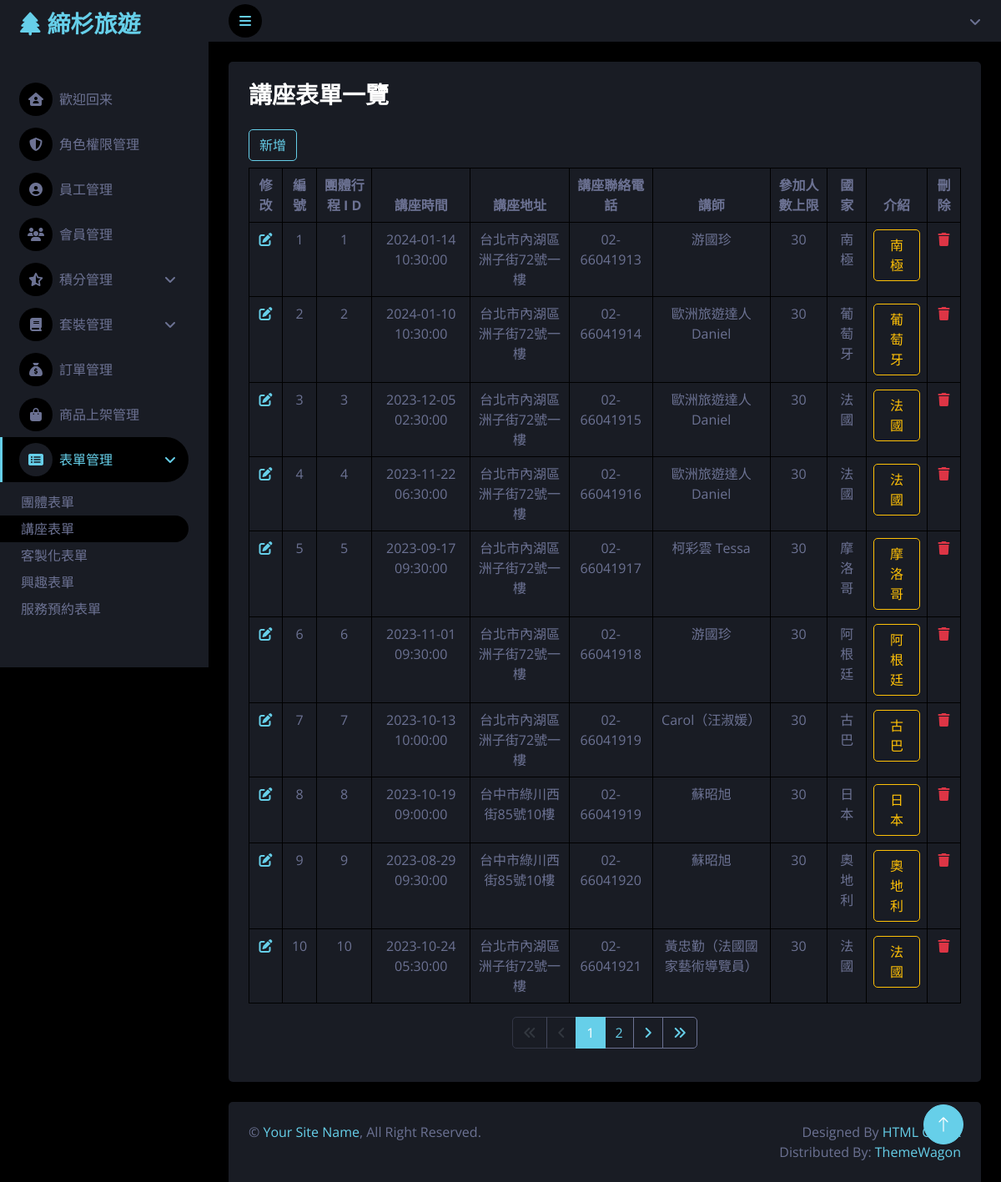
The app's page /speech_form/speech_list.php with its own data.
### tables this page shows
CREATE TABLE `speech_list` (
  `sid` int(10) NOT NULL COMMENT '起頭序號',
  `group_id` varchar(4) NOT NULL COMMENT '團體行程ID',
  `speechtime` timestamp NOT NULL DEFAULT current_timestamp() ON UPDATE current_timestamp() COMMENT '講座時間',
  `speechplace` varchar(40) NOT NULL COMMENT '講座地點',
  `speechtell` varchar(15) NOT NULL COMMENT '電話',
  `speechname` varchar(15) NOT NULL COMMENT '講師',
  `speechpeoplelimit` varchar(4) NOT NULL COMMENT '人數上限',
  `country` varchar(40) NOT NULL COMMENT '國家',
  `introduction` varchar(1000) NOT NULL COMMENT '介紹'
);

### speech_form/speech_list.php (the view, shortened to what this page needs)
<?php
require '../parts/form_pdo-connect.php';
$isAbled = $_SESSION['permission']['form'] == 'view' ? 'disabled' : '';
?>
<?php include '../parts/html-head.php' ?>
<?php include '../parts/spinner.php' ?>
<?php include '../parts/slidebar.php' ?>
<?php include '../parts/navbar.php' ?>
<?php
$page = isset($_GET['page']) ? intval($_GET['page']) : 1;
$perPage = 10;
$t_sql = "SELECT COUNT(1) FROM speech_list";
$t_stmt = $pdo->query($t_sql);
$totalRows = $t_stmt->fetch(PDO::FETCH_NUM)[0];
$totalPages = ceil($totalRows / $perPage);
$sql = sprintf("SELECT * FROM speech_list LIMIT %s, %s", ($page - 1) * $perPage, $perPage);
$rows = $pdo->query($sql)->fetchAll();
?>
<div class="container-fluid pt-4 px-4" id="pills-tabContent">
    <div class="tab-pane fade show active" id="pills-home" role="tabpanel" aria-labelledby="pills-home-tab" tabindex="0">
        <div class="bg-secondary rounded h-100 p-4 ">
            <h3 class="pb-3">講座表單一覽</h3>
            <button class="btn btn-outline-primary mb-2" type="button" onclick="window.location.href='speech_add.php';" <?=$isAbled?>>新增</button>
            <table class="table table-bordered table-hover">
                <thead>
                    <tr>
                        <th class="text-center">修改</th>
                        <th class="text-center">編號</th>
                        <th class="text-center">團體行程 I D</th>
                        <th class="text-center">講座時間</th>
                        <th class="text-center">講座地址</th>
                        <th class="text-center">講座聯絡電話</th>
                        <th class="text-center">講師</th>
                        <th class="text-center">參加人數上限</th>
                        <th class="text-center">國家</th>
                        <th class="text-center">介紹</th>
                        <th class="text-center">刪除</th>
                    </tr>
                </thead>
                <tbody>
                    <?php foreach ($rows as $r) : ?>
                        <tr>
                            <td class="text-center"><a href="speech_edit.php?sid=<?= $r['sid'] ?>" class="<?= $isAbled ?>"><i class="fa-solid fa-pen-to-square"></i></a></td>
                            <td class="text-center"><?= $r['sid'] ?></td>
                            <td class="text-center"><?= $r['group_id'] ?></td>
                            <td class="text-center"><?= $r['speechtime'] ?></td>
                            <td class="text-center"><?= $r['speechplace'] ?></td>
                            <td class="text-center"><?= $r['speechtell'] ?></td>
                            <td class="text-center"><?= $r['speechname'] ?></td>
                            <td class="text-center"><?= $r['speechpeoplelimit'] ?></td>
                            <td class="text-center"><?= $r['country'] ?></td>
                            <td class="text-center">
                                <button type="button" class="btn btn-outline-warning w-100" data-bs-container="body" data-bs-toggle="popover" data-bs-placement="bottom" data-bs-content="<?= $r['introduction'] ?>">
                                    <?= $r['country'] ?>
                                </button>
                            </td>
                            <td class="text-center"><a href="speech_delete.php?sid=<?= $r['sid'] ?>" class="<?= $isAbled ?>"><i class="fa-solid fa-trash text-danger"></i></a></td>
                        </tr>
                    <?php endforeach ?>
                </tbody>
            </table>
            <nav aria-label="Page navigation">
                <ul class="pagination justify-content-center">
                    <li class="page-item <?= $page == 1 ? 'disabled' : '' ?> ">
                        <a class="page-link bg-secondary border-light" href="?page=<?= 1 ?>">
                            <i class="fa-solid fa-angles-left"></i>
                        </a>
                    </li>
                    <li class="page-item <?= $page == 1 ? 'disabled' : '' ?>">
                        <a class="page-link bg-secondary border-light" href="?page=<?= $page - 1 ?>">
                            <i class="fa-solid fa-angle-left"></i>
                        </a>
                    </li>
                    <?php for ($i = $page - 3; $i <= $page + 3; $i++) : ?>
                        <?php if ($i >= 1 and $i <= $totalPages) : ?>
                            <li class="page-item <?= $i != $page ?: 'active' ?>">
                                <a class="page-link <?= $i != $page ? 'bg-secondary border-light' : 'active' ?>" href="?page=<?= $i ?>"><?= $i ?></a>
                            </li>
                        <?php endif ?>
                    <?php endfor ?>
                    <li class="page-item <?= $page == $totalPages ? 'disabled' : '' ?>"><a class="page-link bg-secondary border-light" href="?page=<?= $page + 1 ?>"><i class="fa-solid fa-angle-right"></i></a></li>
                    <li class="page-item <?= $page == $totalPages ? 'disabled' : '' ?>"><a class="page-link bg-secondary border-light" href="?page=<?= $totalPages ?>"><i class="fa-solid fa-angles-right"></i></a></li>
                </ul>
            </nav>
        </div>
    </div>
</div>
<?php include '../parts/footer.php' ?>
<?php include '../parts/html-foot.php' ?>

### css/style.css (style rules this page uses)
:root { --primary: rgb(102, 207, 233); --secondary: #191C24; --light: #6C7293; --dark: #000000; }
.btn { transition: .5s; }

### parts/html-head.php (style rules this page uses)
.disabled { pointer-events: none !important; opacity: 0.3 !important; user-select: none; }

### records on screen
speech_list: sid "1", group "1", speechtime "2024-01-14 10:30:00", speechplace "台北市內湖區洲子街72號一樓", speechtell "02-66041913", speechname "游國珍", speechpeoplelimit "30", country "南極"
speech_list: sid "2", group "2", speechtime "2024-01-10 10:30:00", speechplace "台北市內湖區洲子街72號一樓", speechtell "02-66041914", speechname "歐洲旅遊達人Daniel", speechpeoplelimit "30", country "葡萄牙"
speech_list: sid "3", group "3", speechtime "2023-12-05 02:30:00", speechplace "台北市內湖區洲子街72號一樓", speechtell "02-66041915", speechname "歐洲旅遊達人Daniel", speechpeoplelimit "30", country "法國"
speech_list: sid "4", group "4", speechtime "2023-11-22 06:30:00", speechplace "台北市內湖區洲子街72號一樓", speechtell "02-66041916", speechname "歐洲旅遊達人Daniel", speechpeoplelimit "30", country "法國"
speech_list: sid "5", group "5", speechtime "2023-09-17 09:30:00", speechplace "台北市內湖區洲子街72號一樓", speechtell "02-66041917", speechname "柯彩雲 Tessa", speechpeoplelimit "30", country "摩洛哥"
speech_list: sid "6", group "6", speechtime "2023-11-01 09:30:00", speechplace "台北市內湖區洲子街72號一樓", speechtell "02-66041918", speechname "游國珍", speechpeoplelimit "30", country "阿根廷"
speech_list: sid "7", group "7", speechtime "2023-10-13 10:00:00", speechplace "台北市內湖區洲子街72號一樓", speechtell "02-66041919", speechname "Carol（汪淑媛）", speechpeoplelimit "30", country "古巴"
speech_list: sid "8", group "8", speechtime "2023-10-19 09:00:00", speechplace "台中市綠川西街85號10樓", speechtell "02-66041919", speechname "蘇昭旭", speechpeoplelimit "30", country "日本"
speech_list: sid "9", group "9", speechtime "2023-08-29 09:30:00", speechplace "台中市綠川西街85號10樓", speechtell "02-66041920", speechname "蘇昭旭", speechpeoplelimit "30", country "奧地利"
speech_list: sid "10", group "10", speechtime "2023-10-24 05:30:00", speechplace "台北市內湖區洲子街72號一樓", speechtell "02-66041921", speechname "黃忠勤（法國國家藝術導覽員）", speechpeoplelimit "30", country "法國"
